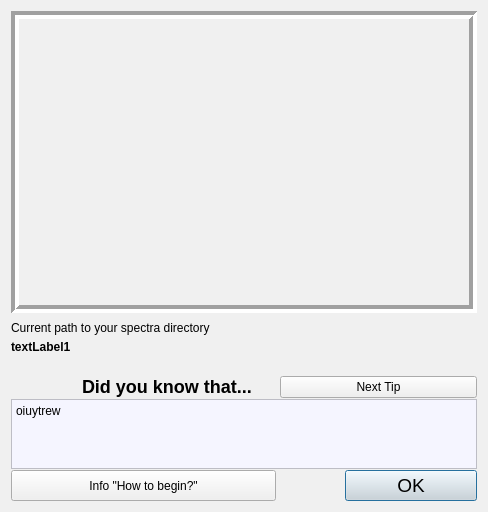
<?xml version="1.0" encoding="UTF-8"?>
<ui version="4.0">
 <class>T4welcome</class>
 <widget class="QDialog" name="T4welcome">
  <property name="geometry">
   <rect>
    <x>0</x>
    <y>0</y>
    <width>488</width>
    <height>512</height>
   </rect>
  </property>
  <property name="palette">
   <palette>
    <active>
     <colorrole role="Button">
      <brush brushstyle="SolidPattern">
       <color alpha="255">
        <red>240</red>
        <green>240</green>
        <blue>240</blue>
       </color>
      </brush>
     </colorrole>
     <colorrole role="Base">
      <brush brushstyle="SolidPattern">
       <color alpha="255">
        <red>240</red>
        <green>240</green>
        <blue>240</blue>
       </color>
      </brush>
     </colorrole>
     <colorrole role="Window">
      <brush brushstyle="SolidPattern">
       <color alpha="255">
        <red>240</red>
        <green>240</green>
        <blue>240</blue>
       </color>
      </brush>
     </colorrole>
    </active>
    <inactive>
     <colorrole role="Button">
      <brush brushstyle="SolidPattern">
       <color alpha="255">
        <red>240</red>
        <green>240</green>
        <blue>240</blue>
       </color>
      </brush>
     </colorrole>
     <colorrole role="Base">
      <brush brushstyle="SolidPattern">
       <color alpha="255">
        <red>240</red>
        <green>240</green>
        <blue>240</blue>
       </color>
      </brush>
     </colorrole>
     <colorrole role="Window">
      <brush brushstyle="SolidPattern">
       <color alpha="255">
        <red>240</red>
        <green>240</green>
        <blue>240</blue>
       </color>
      </brush>
     </colorrole>
    </inactive>
    <disabled>
     <colorrole role="Button">
      <brush brushstyle="SolidPattern">
       <color alpha="255">
        <red>240</red>
        <green>240</green>
        <blue>240</blue>
       </color>
      </brush>
     </colorrole>
     <colorrole role="Base">
      <brush brushstyle="SolidPattern">
       <color alpha="255">
        <red>240</red>
        <green>240</green>
        <blue>240</blue>
       </color>
      </brush>
     </colorrole>
     <colorrole role="Window">
      <brush brushstyle="SolidPattern">
       <color alpha="255">
        <red>240</red>
        <green>240</green>
        <blue>240</blue>
       </color>
      </brush>
     </colorrole>
    </disabled>
   </palette>
  </property>
  <property name="windowTitle">
   <string>Welcome</string>
  </property>
  <property name="windowIcon">
   <iconset>
    <normaloff>images/literaG.xcf</normaloff>images/literaG.xcf</iconset>
  </property>
  <property name="autoFillBackground">
   <bool>false</bool>
  </property>
  <property name="styleSheet">
   <string notr="true">background-color: rgb(240, 240, 240);</string>
  </property>
  <layout class="QVBoxLayout" name="verticalLayout_3">
   <item>
    <layout class="QVBoxLayout" name="verticalLayout_2" stretch="10,4">
     <item>
      <widget class="QLabel" name="pixmapLabel1_2">
       <property name="enabled">
        <bool>true</bool>
       </property>
       <property name="sizePolicy">
        <sizepolicy hsizetype="Preferred" vsizetype="Preferred">
         <horstretch>1</horstretch>
         <verstretch>1</verstretch>
        </sizepolicy>
       </property>
       <property name="maximumSize">
        <size>
         <width>478</width>
         <height>302</height>
        </size>
       </property>
       <property name="frameShape">
        <enum>QFrame::Box</enum>
       </property>
       <property name="frameShadow">
        <enum>QFrame::Sunken</enum>
       </property>
       <property name="lineWidth">
        <number>4</number>
       </property>
       <property name="midLineWidth">
        <number>0</number>
       </property>
       <property name="pixmap">
        <pixmap resource="greware_icons.qrc">:/images/images/full_array_logo.jpg</pixmap>
       </property>
       <property name="scaledContents">
        <bool>true</bool>
       </property>
       <property name="alignment">
        <set>Qt::AlignCenter</set>
       </property>
       <property name="wordWrap">
        <bool>false</bool>
       </property>
       <property name="margin">
        <number>0</number>
       </property>
       <property name="indent">
        <number>0</number>
       </property>
      </widget>
     </item>
     <item>
      <layout class="QVBoxLayout" name="verticalLayout" stretch="2,1,2,3,0">
       <property name="spacing">
        <number>1</number>
       </property>
       <item>
        <layout class="QVBoxLayout" name="_2">
         <item>
          <widget class="QLabel" name="textLabel2">
           <property name="font">
            <font>
             <pointsize>9</pointsize>
            </font>
           </property>
           <property name="text">
            <string>Current path to your spectra directory</string>
           </property>
           <property name="wordWrap">
            <bool>false</bool>
           </property>
          </widget>
         </item>
         <item>
          <widget class="QLabel" name="textLabel_path">
           <property name="font">
            <font>
             <weight>75</weight>
             <bold>true</bold>
            </font>
           </property>
           <property name="text">
            <string>textLabel1</string>
           </property>
           <property name="wordWrap">
            <bool>false</bool>
           </property>
          </widget>
         </item>
        </layout>
       </item>
       <item>
        <layout class="QHBoxLayout" name="_3">
         <item>
          <spacer name="spacer3">
           <property name="orientation">
            <enum>Qt::Horizontal</enum>
           </property>
           <property name="sizeType">
            <enum>QSizePolicy::Preferred</enum>
           </property>
           <property name="sizeHint" stdset="0">
            <size>
             <width>191</width>
             <height>5</height>
            </size>
           </property>
          </spacer>
         </item>
        </layout>
       </item>
       <item>
        <layout class="QHBoxLayout" name="_4">
         <item>
          <widget class="QLabel" name="pixmapLabel1">
           <property name="enabled">
            <bool>true</bool>
           </property>
           <property name="maximumSize">
            <size>
             <width>70</width>
             <height>36</height>
            </size>
           </property>
           <property name="frameShape">
            <enum>QFrame::NoFrame</enum>
           </property>
           <property name="frameShadow">
            <enum>QFrame::Plain</enum>
           </property>
           <property name="pixmap">
            <pixmap>images/zarowka.png</pixmap>
           </property>
           <property name="scaledContents">
            <bool>true</bool>
           </property>
           <property name="wordWrap">
            <bool>false</bool>
           </property>
          </widget>
         </item>
         <item>
          <widget class="QLabel" name="textLabel1">
           <property name="enabled">
            <bool>true</bool>
           </property>
           <property name="text">
            <string>&lt;h2&gt;Did you know that...&lt;/h2&gt;</string>
           </property>
           <property name="wordWrap">
            <bool>false</bool>
           </property>
          </widget>
         </item>
         <item>
          <widget class="QPushButton" name="push_next_tip">
           <property name="enabled">
            <bool>true</bool>
           </property>
           <property name="text">
            <string>Next Tip</string>
           </property>
          </widget>
         </item>
        </layout>
       </item>
       <item>
        <layout class="QHBoxLayout" name="horizontalLayout_2">
         <item>
          <widget class="QPlainTextEdit" name="textEdit_tip">
           <property name="enabled">
            <bool>true</bool>
           </property>
           <property name="styleSheet">
            <string notr="true">background-color: rgb(245, 245, 255);
</string>
           </property>
           <property name="lineWidth">
            <number>4</number>
           </property>
           <property name="plainText">
            <string>oiuytrew</string>
           </property>
          </widget>
         </item>
        </layout>
       </item>
       <item>
        <layout class="QHBoxLayout" name="horizontalLayout" stretch="2,0,1">
         <item>
          <widget class="QPushButton" name="push_begin">
           <property name="sizePolicy">
            <sizepolicy hsizetype="Ignored" vsizetype="Minimum">
             <horstretch>1</horstretch>
             <verstretch>0</verstretch>
            </sizepolicy>
           </property>
           <property name="maximumSize">
            <size>
             <width>16777215</width>
             <height>32</height>
            </size>
           </property>
           <property name="text">
            <string>Info &quot;How to begin?&quot;</string>
           </property>
          </widget>
         </item>
         <item>
          <spacer name="spacer1">
           <property name="orientation">
            <enum>Qt::Horizontal</enum>
           </property>
           <property name="sizeType">
            <enum>QSizePolicy::Expanding</enum>
           </property>
           <property name="sizeHint" stdset="0">
            <size>
             <width>68</width>
             <height>21</height>
            </size>
           </property>
          </spacer>
         </item>
         <item>
          <widget class="QPushButton" name="pushButton_ok">
           <property name="enabled">
            <bool>true</bool>
           </property>
           <property name="font">
            <font>
             <pointsize>14</pointsize>
            </font>
           </property>
           <property name="styleSheet">
            <string notr="true">background-color: rgb(220, 220, 220);</string>
           </property>
           <property name="text">
            <string>OK</string>
           </property>
           <property name="default">
            <bool>true</bool>
           </property>
          </widget>
         </item>
        </layout>
       </item>
      </layout>
     </item>
    </layout>
   </item>
  </layout>
 </widget>
 <resources>
  <include location="greware_icons.qrc"/>
 </resources>
 <connections>
  <connection>
   <sender>pushButton_ok</sender>
   <signal>clicked()</signal>
   <receiver>T4welcome</receiver>
   <slot>accept()</slot>
   <hints>
    <hint type="sourcelabel">
     <x>361</x>
     <y>417</y>
    </hint>
    <hint type="destinationlabel">
     <x>290</x>
     <y>413</y>
    </hint>
   </hints>
  </connection>
 </connections>
</ui>
